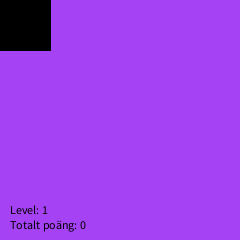
Frame 1 (no input)
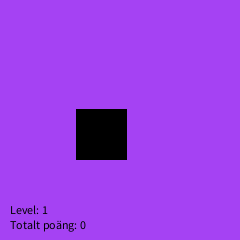
Frame 60 (the mouse pressed at the canvas centre just before this capture)
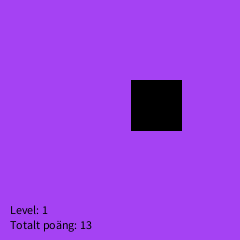
Frame 120 (the mouse held since frame 60 and released just before this capture)

The Processing sketch that drew these frames (run headless with seeded random() and noise(); from frame 60 on, the mouse is pressed at the canvas centre):

// Processing sketch: processing_56750
// ── processing_56750.pde

int bgColor; // Bakgrundsfärgen
 
int window; // Fönster
 
int theRectPositionX; // Rektangelns X Position
int theRectPositionY; //  Rektangelns  Y Position
 
boolean stopTheBounce = true; // Sätter boolean värdet på true
 
String textScore = "Totalt poäng: "; // String för text
int totalScore; // En variabel för att hålla koll på resultat
int lastLevelScore; // En variabel för att hålla koll på tidigare resultat
int scorePerCatch = 13; // Antalet poäng per klick
int rectSize = 50; // Rektangelns storlek
 
int theCatchCountDown; // En variabel för att hålla koll på tiden när rektangeln ska förflyttas
int theCatchCountDownMills = 1000; // En starttid på 1000 millisekunder
 
String textLevel = "Level: "; // String för text
int level = 1; // En variabel för att hålla koll på level samt för att starta level auto på 1
int maxLevel = 10; // Sätter en maxlevel på spelet
 
void setup() {
 size(240, 240); // Fönstrets storlek
 bgColor = color(random(256), random(256), random(256)); // Slumpad bakgrundsfärg
}
 
void draw() {
 if(window == 0) { // Kontrollerar att man är på det första fönstret
 background(bgColor); // Sätter bakgrundsfärgen
 
 if (level == maxLevel+1) { // Kontrollerar om man är klar med alla levels
   window = 1; // Om ja sätter fönstret till vinnarfönstret
 }
 
 if (lastLevelScore == totalScore-(scorePerCatch*10)) { // Kontrollerar om förgående levelscore är lika mycket som nuvarande score (vid levelbyte) subtraherat med antalet score man får vid en fångst  multiplicerat med 10 (100%)
     bgColor = color(random(256), random(256), random(256)); // Sätter en ny slumässigbakgrund som feedback på levelbytet
     level = level+1; // Ändrar level variabeln till +1
     lastLevelScore = lastLevelScore+(scorePerCatch*10); // Ändrar de senaste lastLevelScore variabeln till den score man fick vid levelbytet
     theCatchCountDownMills = theCatchCountDownMills-(theCatchCountDownMills/10); // Ändrar variabel hastigheten på rektangelns förflyttande
     rectSize = rectSize-level/2; // Ändrar storleken på rektangeln baserat på den level man befinner sig på dividerat med 2
     
  } else { theCatchCountDown = millis() / theCatchCountDownMills; } // Ändrar hastigheten på förflyttandet
  
 fill(0); // Sätter ny färg
 rect(theRectPositionX,theRectPositionY,rectSize,rectSize); // Ritar ut den förflyttande rektangeln
   
 text(textLevel+level,10,height/1.12); // Skriver ut vilken level man befinner sig på
 text(textScore+totalScore,10,height/1.05); // Skriver ut hur mycket score man har
 
 if((int)theCatchCountDown%2==0) { // Kontrollerar så att de gått ett varv av värdet i theCatchCountDown
   if (stopTheBounce) { // Kontrollerar att boolean variabeln är sann
     theRectPositionX = int(random(width)); // Slumpar rektangelns X Positionen
     theRectPositionY = int(random(height)); // Slumpar rektangelns Y Positionen
     stopTheBounce = false; // Sätter boolean variabeln till falskt så att bollen i nästa "sekund" inte ska studsa runt vilt som bara den
   }
 } else { // Om annat
     stopTheBounce = true; // Sätt boolean på sant
  }
 }
 if(window == 1) { // Kontrollerar om man är på vinnarfönstret
  background(int(random(255)), int(random(255)), int(random(255))); // Slumpar en vinnarbakgrund i massa glada färger
  textSize(20); // Textstorlek
  fill(255); // Färg
  textAlign(CENTER);
  text("Du har klarat spelet!", width/2, height/2); // Skriver ut text
 }
}
 
void mousePressed() { // Om musen är klickad
 if(window == 0) { // Och vi befinner oss på spelfönstret
   if (mouseIsInside(theRectPositionX,theRectPositionY,theRectPositionX+rectSize,theRectPositionY+rectSize)) { // Om musen befinner sig i den förflyttande rektangeln
    theRectPositionX = int(random(width)); // Slumpar rektangelns X Positionen
    theRectPositionY = int(random(height)); // Slumpar rektangelns Y Positionen
    totalScore = totalScore + scorePerCatch; // Ökar poängen
   }
}
}
 
 
boolean mouseIsInside(int x1, int y1, int x2, int y2) {
  if (mouseX>x1 && mouseY>y1 && mouseX < x2 && mouseY < y2) {
  return true;
}  else {
  return false;
  }
}
